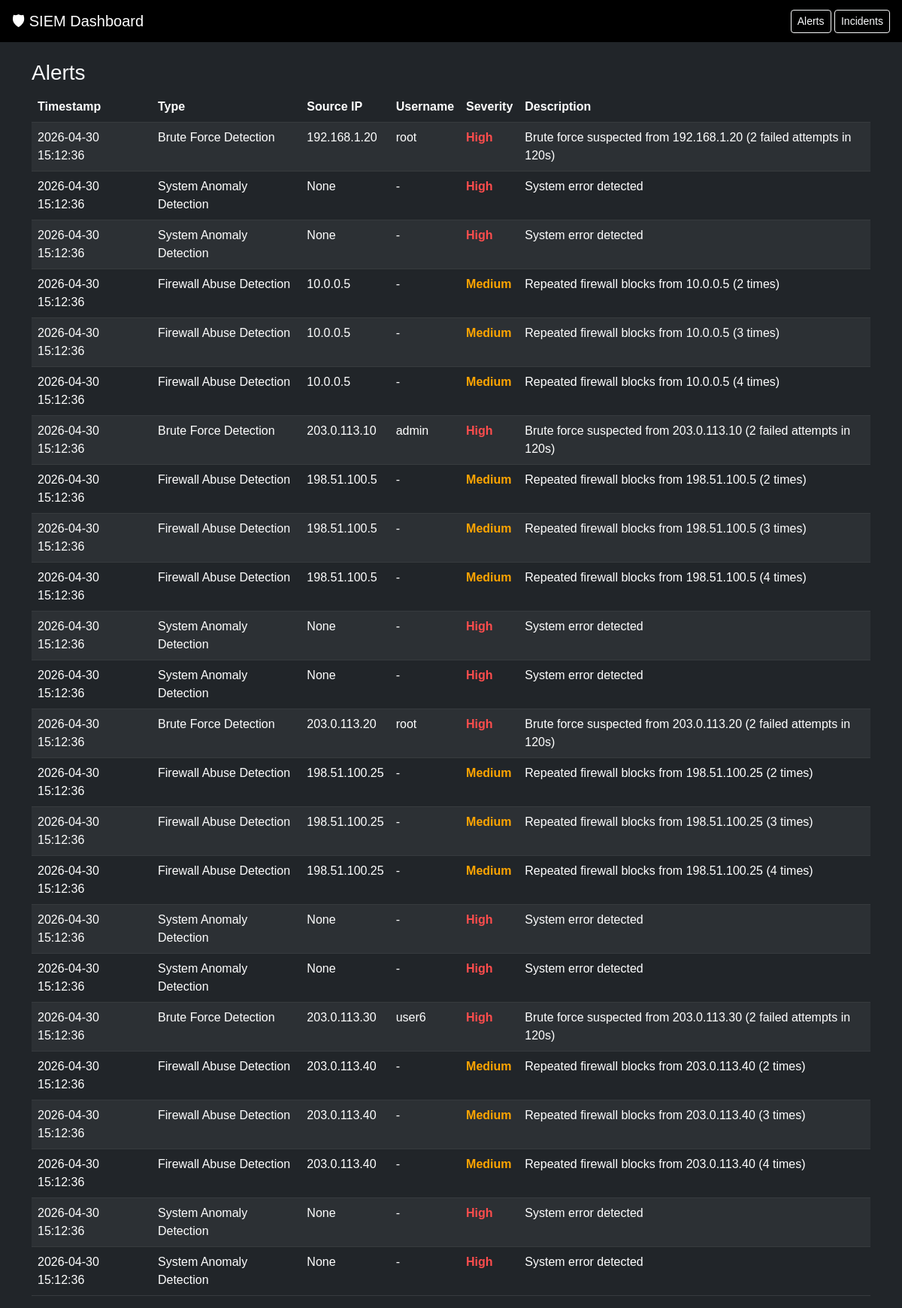
Screenshot of /alerts with the database file from the repository.
### tables this page shows
CREATE TABLE alerts (
        id INTEGER PRIMARY KEY AUTOINCREMENT,
        log_id INTEGER,
        incident_id INTEGER,
        alert_type TEXT,
        severity TEXT,
        src_ip TEXT,
        description TEXT,
        created_at TEXT,
        FOREIGN KEY (log_id) REFERENCES logs(id),
        FOREIGN KEY (incident_id) REFERENCES incidents(id)
    );

CREATE TABLE logs (
        id INTEGER PRIMARY KEY AUTOINCREMENT,
        timestamp TEXT,
        src_ip TEXT,
        dst_ip TEXT,
        username TEXT,
        event_type TEXT,
        severity TEXT,
        raw_log TEXT,
        log_hash TEXT
    );

### dashboard/app.py (the view)
@app.route('/alerts')
def alerts():
    conn = get_db_connection()
    alerts = conn.execute("""
        SELECT
            a.*,
            l.username
        FROM alerts a
        LEFT JOIN logs l ON a.log_id = l.id
        ORDER BY a.created_at DESC
    """).fetchall()
    conn.close()
    return render_template("alerts.html", alerts=alerts)

### dashboard/app.py (called while the page is built)
def get_db_connection():
    conn = sqlite3.connect(DB_PATH)
    conn.row_factory = sqlite3.Row
    return conn

### dashboard/templates/alerts.html
{% extends "base.html" %}
{% block content %}
<h3>Alerts</h3>
<table class="table table-dark table-striped table-hover">
    <thead>
        <tr>
            <th>Timestamp</th>
            <th>Type</th>
            <th>Source IP</th>
            <th>Username</th>
            <th>Severity</th>
            <th>Description</th>
        </tr>
    </thead>
    <tbody>
    {% for a in alerts %}
        <tr>
            <td>{{ a.created_at }}</td>
            <td>{{ a.alert_type }}</td>
            <td>{{ a.src_ip }}</td>
            <td>{{ a.username if a.username else '-' }}</td>
            <td class="severity-{{ a.severity }}">{{ a.severity }}</td>
            <td>{{ a.description }}</td>
        </tr>
    {% endfor %}
    </tbody>
</table>
{% endblock %}

### dashboard/templates/base.html (shortened to what this page needs)
<!DOCTYPE html>
<html>
<head>
    <link href="https://cdn.jsdelivr.net/npm/bootstrap@5.3.0/dist/css/bootstrap.min.css" rel="stylesheet">
    <link rel="stylesheet" href="/static/styles.css">
</head>
<body class="bg-dark text-light">
<nav class="navbar navbar-dark bg-black px-3">
    <a class="navbar-brand" href="/">🛡 SIEM Dashboard</a>
    <div>
        <a href="/alerts" class="btn btn-outline-light btn-sm">Alerts</a>
        <a href="/incidents" class="btn btn-outline-light btn-sm">Incidents</a>
    </div>
</nav>
<div class="container mt-4">
    {% block content %}{% endblock %}
</div>
</body>
</html>

### dashboard/static/styles.css (style rules this page uses)
body { font-family: Arial; }
.severity-High { color: red; font-weight: bold; }
.severity-Medium { color: orange; font-weight: bold; }
.severity-High { color: red; }
.severity-Medium { color: orange; }

### dashboard/templates/base.html (style rules this page uses)
.severity-High { color: #ff4d4d !important; }
.severity-Medium { color: #ffa500 !important; }

### rows the page displays
alerts: created_at "2026-04-30 15:12:36", alert_type "Brute Force Detection", src_ip "192.168.1.20", username "root", severity "High", description "Brute force suspected from 192.168.1.20 (2 failed attempts in 120s)"
alerts: created_at "2026-04-30 15:12:36", alert_type "System Anomaly Detection", src_ip "None", username "-", severity "High", description "System error detected"
alerts: created_at "2026-04-30 15:12:36", alert_type "System Anomaly Detection", src_ip "None", username "-", severity "High", description "System error detected"
alerts: created_at "2026-04-30 15:12:36", alert_type "Firewall Abuse Detection", src_ip "10.0.0.5", username "-", severity "Medium", description "Repeated firewall blocks from 10.0.0.5 (2 times)"
alerts: created_at "2026-04-30 15:12:36", alert_type "Firewall Abuse Detection", src_ip "10.0.0.5", username "-", severity "Medium", description "Repeated firewall blocks from 10.0.0.5 (3 times)"
alerts: created_at "2026-04-30 15:12:36", alert_type "Firewall Abuse Detection", src_ip "10.0.0.5", username "-", severity "Medium", description "Repeated firewall blocks from 10.0.0.5 (4 times)"
alerts: created_at "2026-04-30 15:12:36", alert_type "Brute Force Detection", src_ip "203.0.113.10", username "admin", severity "High", description "Brute force suspected from 203.0.113.10 (2 failed attempts in 120s)"
alerts: created_at "2026-04-30 15:12:36", alert_type "Firewall Abuse Detection", src_ip "198.51.100.5", username "-", severity "Medium", description "Repeated firewall blocks from 198.51.100.5 (2 times)"
alerts: created_at "2026-04-30 15:12:36", alert_type "Firewall Abuse Detection", src_ip "198.51.100.5", username "-", severity "Medium", description "Repeated firewall blocks from 198.51.100.5 (3 times)"
alerts: created_at "2026-04-30 15:12:36", alert_type "Firewall Abuse Detection", src_ip "198.51.100.5", username "-", severity "Medium", description "Repeated firewall blocks from 198.51.100.5 (4 times)"
alerts: created_at "2026-04-30 15:12:36", alert_type "System Anomaly Detection", src_ip "None", username "-", severity "High", description "System error detected"
alerts: created_at "2026-04-30 15:12:36", alert_type "System Anomaly Detection", src_ip "None", username "-", severity "High", description "System error detected"
alerts: created_at "2026-04-30 15:12:36", alert_type "Brute Force Detection", src_ip "203.0.113.20", username "root", severity "High", description "Brute force suspected from 203.0.113.20 (2 failed attempts in 120s)"
alerts: created_at "2026-04-30 15:12:36", alert_type "Firewall Abuse Detection", src_ip "198.51.100.25", username "-", severity "Medium", description "Repeated firewall blocks from 198.51.100.25 (2 times)"
alerts: created_at "2026-04-30 15:12:36", alert_type "Firewall Abuse Detection", src_ip "198.51.100.25", username "-", severity "Medium", description "Repeated firewall blocks from 198.51.100.25 (3 times)"
alerts: created_at "2026-04-30 15:12:36", alert_type "Firewall Abuse Detection", src_ip "198.51.100.25", username "-", severity "Medium", description "Repeated firewall blocks from 198.51.100.25 (4 times)"
alerts: created_at "2026-04-30 15:12:36", alert_type "System Anomaly Detection", src_ip "None", username "-", severity "High", description "System error detected"
alerts: created_at "2026-04-30 15:12:36", alert_type "System Anomaly Detection", src_ip "None", username "-", severity "High", description "System error detected"
alerts: created_at "2026-04-30 15:12:36", alert_type "Brute Force Detection", src_ip "203.0.113.30", username "user6", severity "High", description "Brute force suspected from 203.0.113.30 (2 failed attempts in 120s)"
alerts: created_at "2026-04-30 15:12:36", alert_type "Firewall Abuse Detection", src_ip "203.0.113.40", username "-", severity "Medium", description "Repeated firewall blocks from 203.0.113.40 (2 times)"
alerts: created_at "2026-04-30 15:12:36", alert_type "Firewall Abuse Detection", src_ip "203.0.113.40", username "-", severity "Medium", description "Repeated firewall blocks from 203.0.113.40 (3 times)"
alerts: created_at "2026-04-30 15:12:36", alert_type "Firewall Abuse Detection", src_ip "203.0.113.40", username "-", severity "Medium", description "Repeated firewall blocks from 203.0.113.40 (4 times)"
alerts: created_at "2026-04-30 15:12:36", alert_type "System Anomaly Detection", src_ip "None", username "-", severity "High", description "System error detected"
alerts: created_at "2026-04-30 15:12:36", alert_type "System Anomaly Detection", src_ip "None", username "-", severity "High", description "System error detected"
